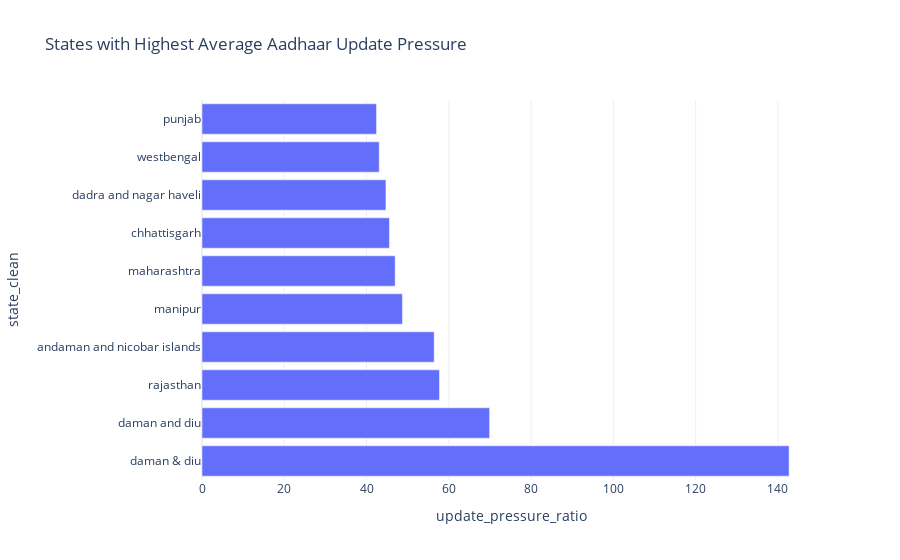

Notebook code for this chart:
### Markdown cell above
<div style="font-size:11px; line-height:1.4;">
<h2>🔹 SECTION 4.2 — State-wise Aadhaar Enrolment Distribution</h2>

<h3>📌 What We Explore</h3>

<ul>
  <li>Which states dominate Aadhaar enrolment</li>
  <li>Whether enrolment is evenly distributed across India</li>
</ul>

<p>
<strong>Observed Insight:</strong><br>
A small number of states account for a disproportionately large share of total enrolments.
</p>

<hr>

### Code cell
state_pressure = (
    district_master
    .groupby("state_clean")["update_pressure_ratio"]
    .mean()
    .reset_index()
    .sort_values("update_pressure_ratio", ascending=False)
    .head(10)
)

fig = px.bar(
    state_pressure,
    x="update_pressure_ratio",
    y="state_clean",
    orientation="h",
    title="States with Highest Average Aadhaar Update Pressure",
    template="plotly_white"
)

fig.show()

### Figure 1 — Plotly figure (JSON) as saved in the notebook; plotly's stock layout.template omitted (floating-point values rounded to 4 significant figures)
{"data": [{"hovertemplate": "update_pressure_ratio=%{x}<br>state_clean=%{y}<extra></extra>", "legendgroup": "", "marker": {"color": "#636efa", "pattern": {"shape": ""}}, "name": "", "orientation": "h", "showlegend": false, "textposition": "auto", "type": "bar", "x": [142.7, 69.91, 57.73, 56.44, 48.72, 46.96, 45.57, 44.72, 43.08, 42.43], "xaxis": "x", "y": ["daman & diu", "daman and diu", "rajasthan", "andaman and nicobar islands", "manipur", "maharashtra", "chhattisgarh", "dadra and nagar haveli", "westbengal", "punjab"], "yaxis": "y"}], "layout": {"barmode": "relative", "legend": {"tracegroupgap": 0}, "title": {"text": "States with Highest Average Aadhaar Update Pressure"}, "xaxis": {"anchor": "y", "domain": [0, 1], "title": {"text": "update_pressure_ratio"}}, "yaxis": {"anchor": "x", "domain": [0, 1], "title": {"text": "state_clean"}}}}
